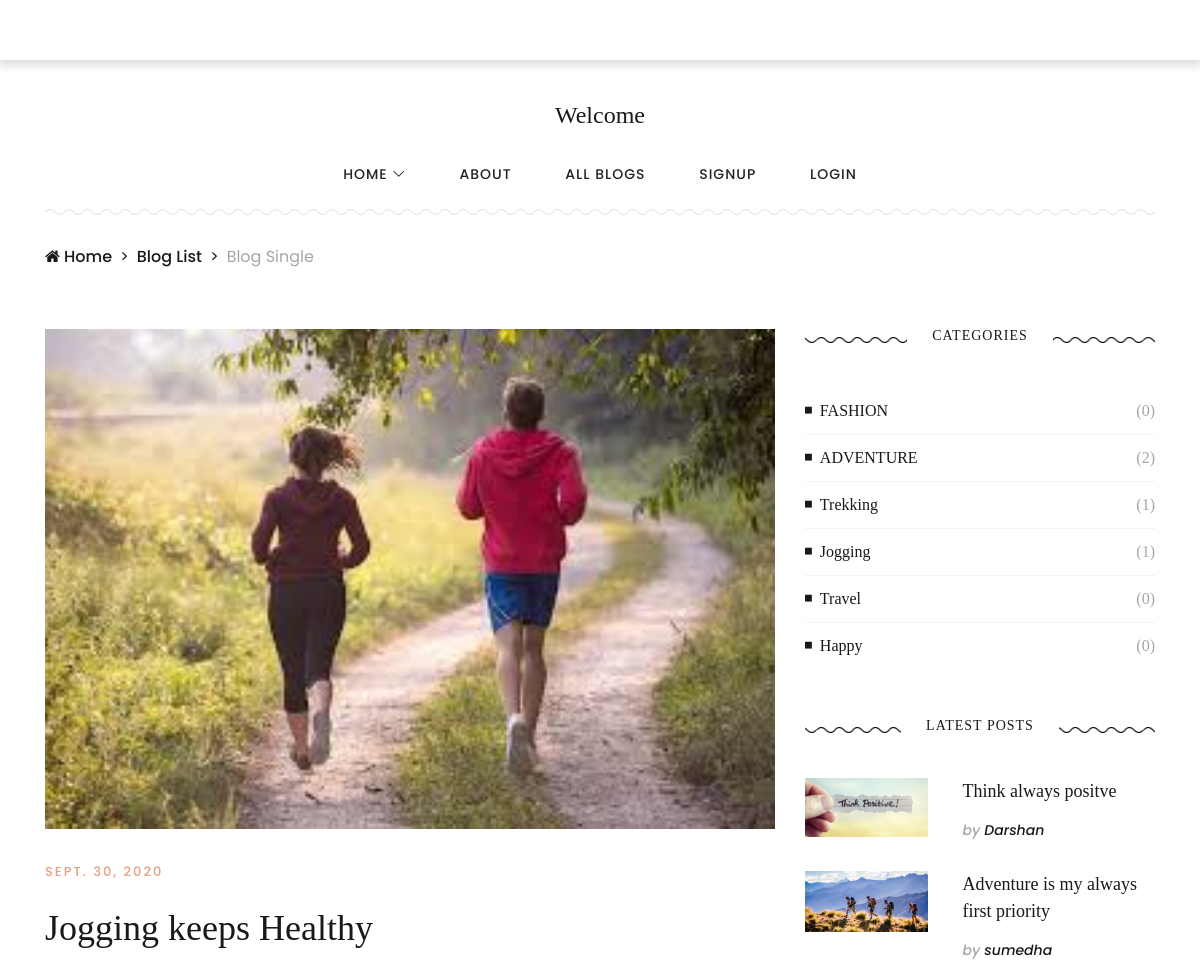
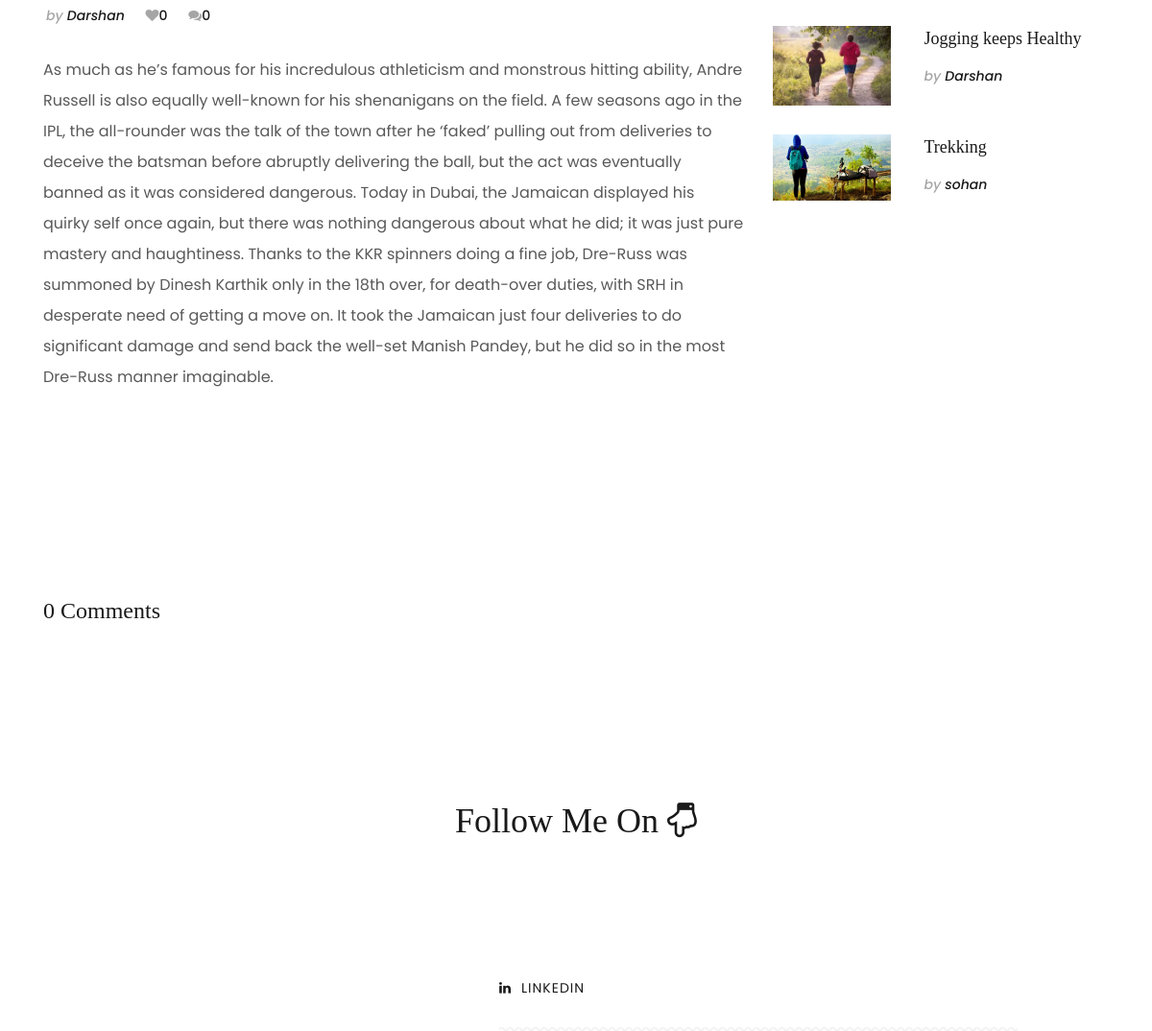
The page /blog/6/ on the database its author committed (2 pictures, top to bottom).
### Blog/models.py (models this page shows, shortened)
class BlogModel(models.Model):
    usr = models.ForeignKey(User, on_delete=models.CASCADE, null=True)
    cat = models.ForeignKey(Category, on_delete=models.CASCADE, null=True)
    title = models.CharField(max_length=50, null=True)
    desc = models.TextField(null=True)
    date = models.DateField(null=True)
    long_desc = models.TextField(null=True)
    image = models.FileField(null=True)

class Category(models.Model):
    name = models.CharField(max_length=100, null=True)

### Blog/views.py (the view)
# urls.py: path('blog/<int:bid>/', BlogDetails, name='blog'),
def BlogDetails(request, bid):
    data = BlogModel.objects.get(id=bid)
    categorys = Category.objects.all()
    allblog = BlogModel.objects.all()
    blog = allblog[::-1]
    last_five_blog = blog[:5]
    d = {'details': data, 'category': categorys, 'last_five_blog': last_five_blog, 'allblog': allblog}
    return render(request, 'newtemp/single-post.html', d)

### Blog/templates/newtemp/single-post.html (shortened to what this page needs)
{% extends 'newtemp/base.html' %}
{% load static %}
{% block body %}
    <div class="breadcrumb-area">
        <div class="container">
            <div class="row">
                <div class="col-12">
                    <img src="{% static 'img/core-img/breadcrumb-line.png' %}" alt="">
                    <nav aria-label="breadcrumb">
                        <ol class="breadcrumb">
                            <li class="breadcrumb-item"><a href="{% url 'home' %}"><i class="fa fa-home"></i> Home</a></li>
                            <li class="breadcrumb-item"><a href="#">Blog List</a></li>
                            <li class="breadcrumb-item active" aria-current="page">Blog Single</li>
                        </ol>
                    </nav>
                </div>
            </div>
        </div>
    </div>
    <section class="blog-content-area section-padding-0-100">
        <div class="container">
            <div class="row justify-content-center">
                <div class="col-12 col-lg-8">
                    <div class="blog-posts-area">
                        <div class="single-post-details-area">
                            <div class="post-thumbnail mb-30">
                                <img src="{{ details.image.url }}" style="width:800px ; height:500px;" alt="">
                            </div>
                            <div class="post-content">
                                <p class="post-date">{{ details.date }}</p>
                                <h4 class="post-title">{{ details.title }}</h4>
                                <div class="post-meta">
                                    <a href="#"><span>by </span>{{ details.usr.first_name}}</a>
                                    <a href="{% url 'like' details.id  %}"><i class="fa fa-heart" aria-hidden="true"></i>{{ details.like_set.count }}</a>
                                    <a href="#"><i class="fa fa-comments"></i>{{ details.usercomments_set.count }}</a>
                                </div>
                                <p>{{ details.long_desc}}</p>
                            </div>
                        </div>
                        <div class="related-posts clearfix">
                            <div class="curve-line bg-img mb-50" style="background-image: url(img/core-img/breadcrumb-line.png' %});"></div>
                            <div class="row">
                                <div class="col-12 col-md-6">
                                </div>
                                <div class="col-12 col-md-6">
                                </div>
                            </div>
                            <div class="curve-line bg-img" style="background-image: url(img/core-img/breadcrumb-line.png' %});"></div>
                        </div>
                        <div class="comment_area clearfix">
                            <h4 class="headline">{{ details.usercomments_set.count }} Comments</h4>
                        </div>
                    </div>
                </div>
                <div class="col-12 col-sm-9 col-md-6 col-lg-4">
                    <div class="post-sidebar-area">
                        <div class="single-widget-area mt-0">
                            <div class="widget-title">
                                <h6>Categories</h6>
                            </div>
                            <ol class="foode-catagories">
                                {% for i in category %}
                                <li><a href="{% url 'cat_detail' i.id %}"><span><i class="fa fa-stop" aria-hidden="true"></i>{{ i.name }}</span> <span>({{ i.blogmodel_set.count }})</span></a></li>
                                {% endfor %}
                            </ol>
                        </div>
                        <div class="single-widget-area">
                            <div class="widget-title">
                                <h6>Latest Posts</h6>
                            </div>
                             {% for i in last_five_blog %}
                            <div class="single-latest-post d-flex">
                               <div class="post-thumb">
                                    <img src="{{ i.image.url }}" alt="">
                               </div>
                                <div class="post-content">
                                    <a href="#" class="post-title">
                                        <h6>{{ i.title }}</h6>
                                    </a>
                                    <a href="#" class="post-author"><span>by</span> {{ i.usr.first_name }}</a>
                                </div>
                            </div>
                             {% endfor %}
                        </div>
                    </div>
                </div>
            </div>
        </div>
    </section>
    {% endblock %}

### Blog/static/css/classy-nav.css (style rules this page uses)
* { margin: 0; padding: 0; }
body { font-family: "Roboto", sans-serif; }
ul, ol { margin: 0; }
ul li, ol li { list-style: none; }
img { height: auto; max-width: 100%; }
.bg-img { background-position: center center; background-size: cover; background-repeat: no-repeat; }
.justify-content-center { -webkit-box-pack: center; -ms-flex-pack: center; justify-content: center; }

### rows shown on the page
BlogModel: image (picture), date "SEPT. 30, 2020", title "Jogging keeps Healthy", usr.first_name "Darshan", like_set.count "0", usercomments_set.count "0", long_desc "As much as he’s famous for his incredulous athleticism and monstrous hitting ability, Andre Russell is also equally well-known for his shenanigans on the field. A few seasons ago in the IPL, the all-rounder was the talk of the town after he ‘faked’ pulling out from deliveries to deceive the batsman before abruptly delivering the ball, but the act was eventually banned as it was considered dangerous. Today in Dubai, the Jamaican displayed his quirky self once again, but there was nothing dangerous about what he did; it was just pure mastery and haughtiness. Thanks to the KKR spinners doing a fine job, Dre-Russ was summoned by Dinesh Karthik only in the 18th over, for death-over duties, with…"
Category: name "FASHION", blogmodel_set.count "0"
Category: name "ADVENTURE", blogmodel_set.count "2"
Category: name "Trekking", blogmodel_set.count "1"
Category: name "Jogging", blogmodel_set.count "1"
Category: name "Travel", blogmodel_set.count "0"
Category: name "Happy", blogmodel_set.count "0"
BlogModel: image (picture), title "Think always positve", usr.first_name "Darshan"
BlogModel: image (picture), title "Adventure is my always first priority", usr.first_name "sumedha"
BlogModel: image (picture), title "Trekking", usr.first_name "sohan"
